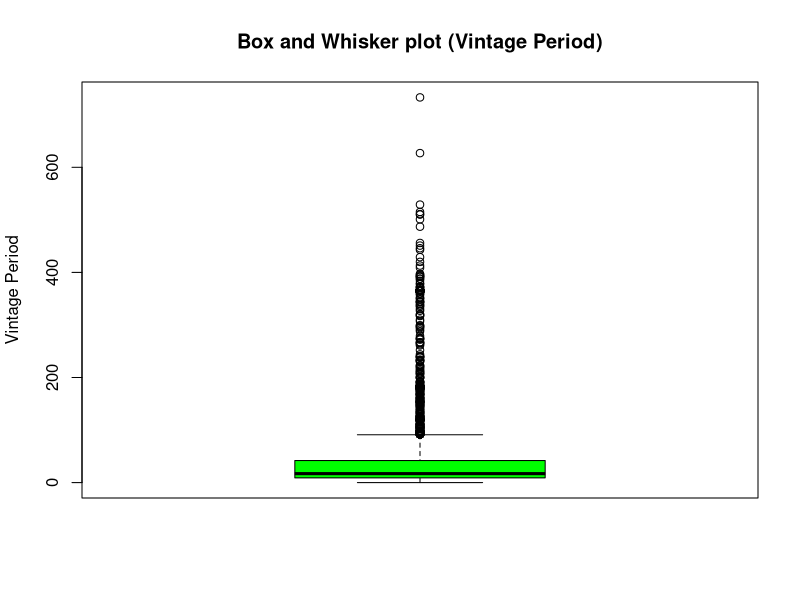
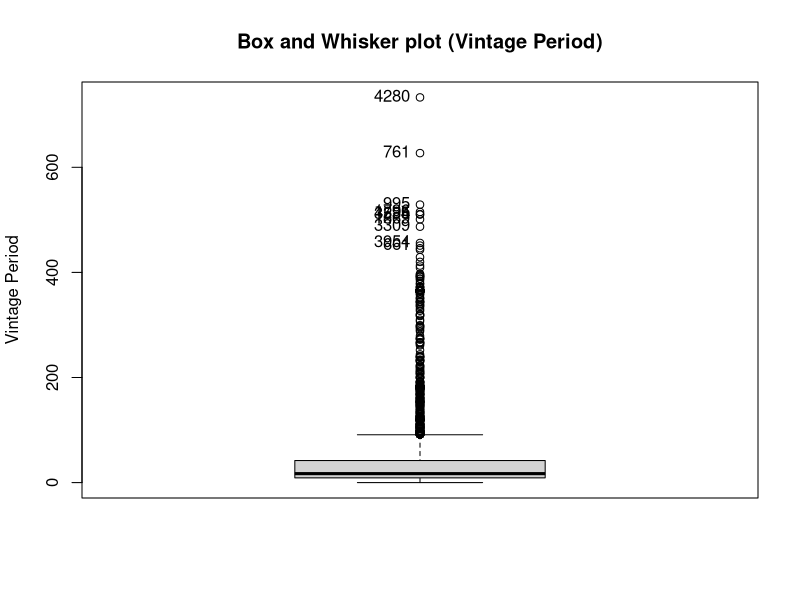
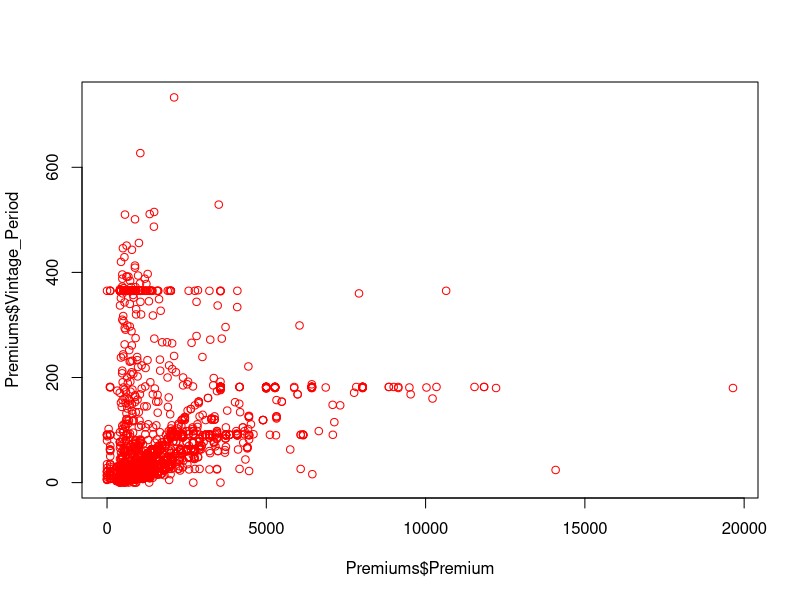

These figures' R source, in order:

# Jerry Kiely
# Data Science Institute
# Descriptive Statistics in R 
# EDA T4 Assignment


# 1
# Premiums <- read.csv(file.choose(), header = TRUE)
# Premiums <- read.csv("./Premiums.csv", header = TRUE)
Premiums <- read.csv("../../../data/exploratory_data_analysis_assignment/Premiums.csv", header = TRUE)
head(Premiums)


# 2
t <- table(Premiums$ZONE_NAME)
m <- max(t)
# the zone (name) with the greatest frequency - South
names(t)[t == m]


# 3
boxplot(Premiums$Vintage_Period, data = Premiums, main = "Box and Whisker plot (Vintage Period)", ylab = "Vintage Period", col = "green")


# 4
library(car)
# By default, the function Boxplot returns a vector of the 10 most extreme outliers - 5 smallest and 5 largest
outliers <-sort(Boxplot(Premiums$Vintage_Period, main = "Box and Whisker plot (Vintage Period)", ylab = "Vintage Period"))
# the 5 smallest outliers
outliers[1:5]
# the 5 largest outliers
outliers[6:10]


# 5
library(e1071)
# create a function to calculate both skewness and kurtosis
sk <- function(x) c(skew = skewness(x, type = 2), kurt = kurtosis(x, type = 2))
# apply the above function to premium amount partitioned by zone (name)
aggregate(Premium ~ ZONE_NAME, data = Premiums, FUN = sk)


# 6
plot(Premiums$Premium, Premiums$Vintage_Period, col = "red")


# 7
cor(Premiums$Premium, Premiums$Vintage_Period)
# The Correlation Coefficient of 0.3641487 is greater than zero, and hence implies a 
# positive correlation, but the value is low, and hence would imply a low correlation.
